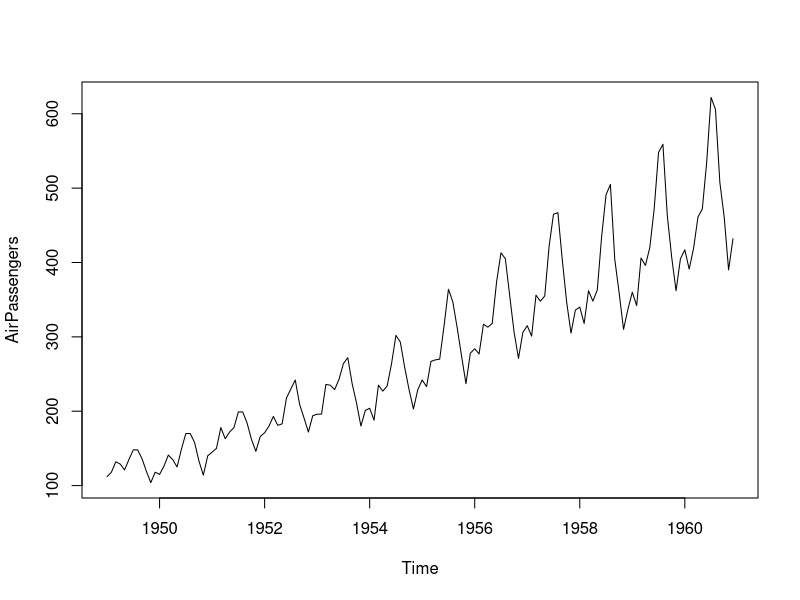
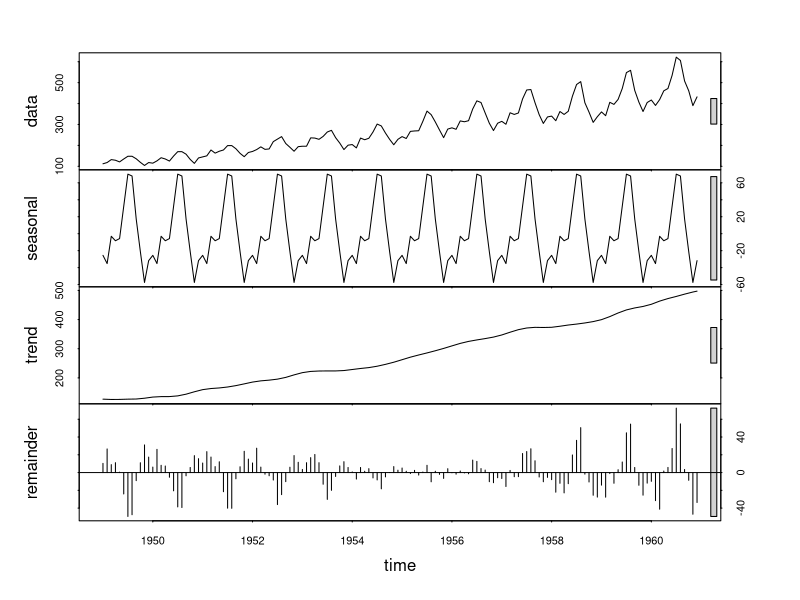

Source code (R) for these figures, in order: (Note: this script raises an error after producing the figures.)
# Time Series Case Study - Decomposition

#https://rpubs.com/emb90/137525
# Data Set - AirPassengers
x=c(9.23221232,5.3430000)
x
options(digits=2)
x

?AirPassengers
head(AirPassengers)
AirPassengers
str(AirPassengers)
class(AirPassengers)

#The decomposition of time series is a statistical task that deconstructs a time series into several components, each representing one of the underlying categories of patterns
# TS data components : Level + Irregular + Seasonal

#stl(x, s.window, t.window = ) # command to do decomp
stl(AirPassengers, s.window = 'periodic') # seasons to be considered periodic ie not changing over time
# save it in an object

plot(AirPassengers) # Pattern of data : see increasing seasonal values suggesting multiplicative Model
#no cyclic here - only seasonal, trend, irregual
#s.window - specifies seasonal effects to be identical across years
#can handle on additive models

stl1 = stl(AirPassengers, s.window = 'periodic')
plot(stl1) # actual data, seasonal, long term trends, remainder/ irregular

class(stl1)

stl1$time.series
#convert to csv format
(df = stl1$time.series)
df = as.data.frame(df)
write.csv(df, './Data/airpsng.csv')


#Additive Model Y = Trend + Seasonal + Irregular
#sales increase by 300 qty in month of Nov
#Multiplicative Model Y = Trend * Seasonal * Irregular
#sales increase by 10% in month of Nov


#dataset
AirPassengers
class(AirPassengers)

# Plot
plot(AirPassengers)
#variability increases with level. at low values of passengers variations are less, at later years seasonal variations seem to be more -> Multiplicative model suggested

#stabilise the plot
LogAirPassengers = log(AirPassengers)  # make it additive because stl handles only additive models

# YA = T + S + I  : 
#YM= T * S * I  : take log of this
# log(YM) = log(T) + log(S) +log(I)

plot(LogAirPassengers)  #stabilises variation due to multiplication
#looks like additive : no increase of seasonsal component now over years

(m1 = matrix(1:2, nrow=1, byrow = F))
layout(m1)
plot(AirPassengers); plot(LogAirPassengers)  # see again the change


#STL
fit = stl(LogAirPassengers, s.window = 'periodic' )
#Seasonal components constrainted to be same across years : periodic

plot(fit)
fit$time.series  #decompose the data into S, T, R/I 

#december of all months same value for seasonal
#this was after taking log : so take antilog
#toprow = actual data with all series
exp(fit$time.series)

head(exp(fit$time.series),n=20)  # first 20 values see them

# df= exp(fit$time.series)
# names(df) = c('S','T','I')
# head(AirPassengers)
# head(cbind(AirPassengers, df))

#Various Plots - Monthwise, quarter, 
layout(matrix(1,nrow=1))
#Avg of each month
monthplot(AirPassengers) #max traffic in Jun/ Jul across years
monthplot(fit, choice='seasonal') # less in winters, more in summers
monthplot(fit, choice='trend')  #slight increase from Jan to Dec
#trend increasing for each month, highest passengers in Jul
monthplot(fit, choice='remainder') # irregular components

# see combined plots
(m2 = matrix(1:3, nrow=3, byrow = T))
layout(m2)  # change layout of plots
monthplot(fit, choice='seasonal')
monthplot(fit, choice='trend')
monthplot(fit, choice='remainder')


# Practise with different methods - Self Practise

#Decompose another way
AP.decompM = decompose(AirPassengers, type = "multiplicative")
plot(AP.decompM)

library(forecast)
# Forecast # adjust for multiplicative model
fit2b = ets(AirPassengers, model='MAM')
fit2b
(f2b=forecast(fit2b, 12))
head(f2b)$mean